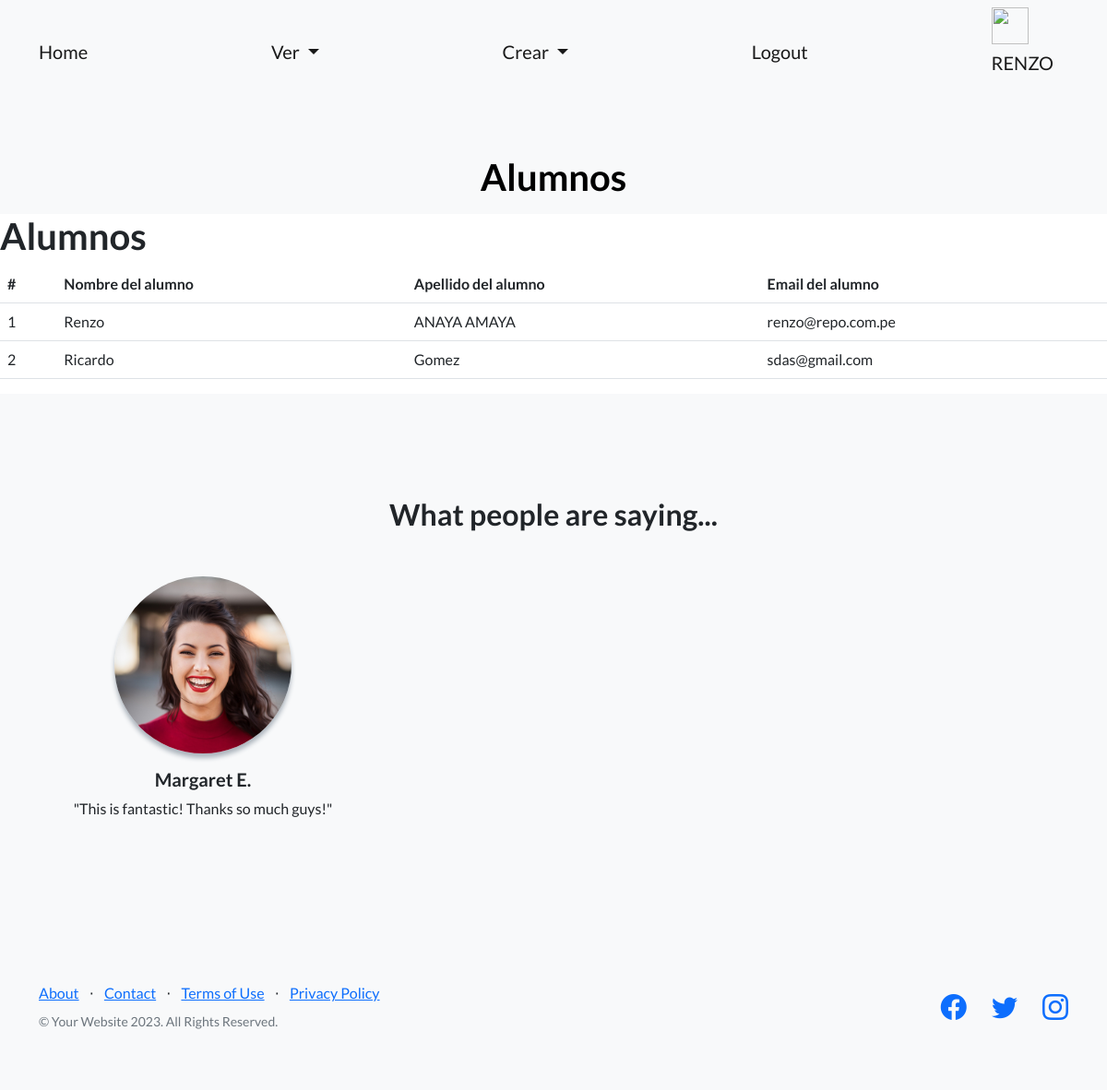
/aplicacion/estudiantes/ (signed in), run on an earlier commit of the app's database.
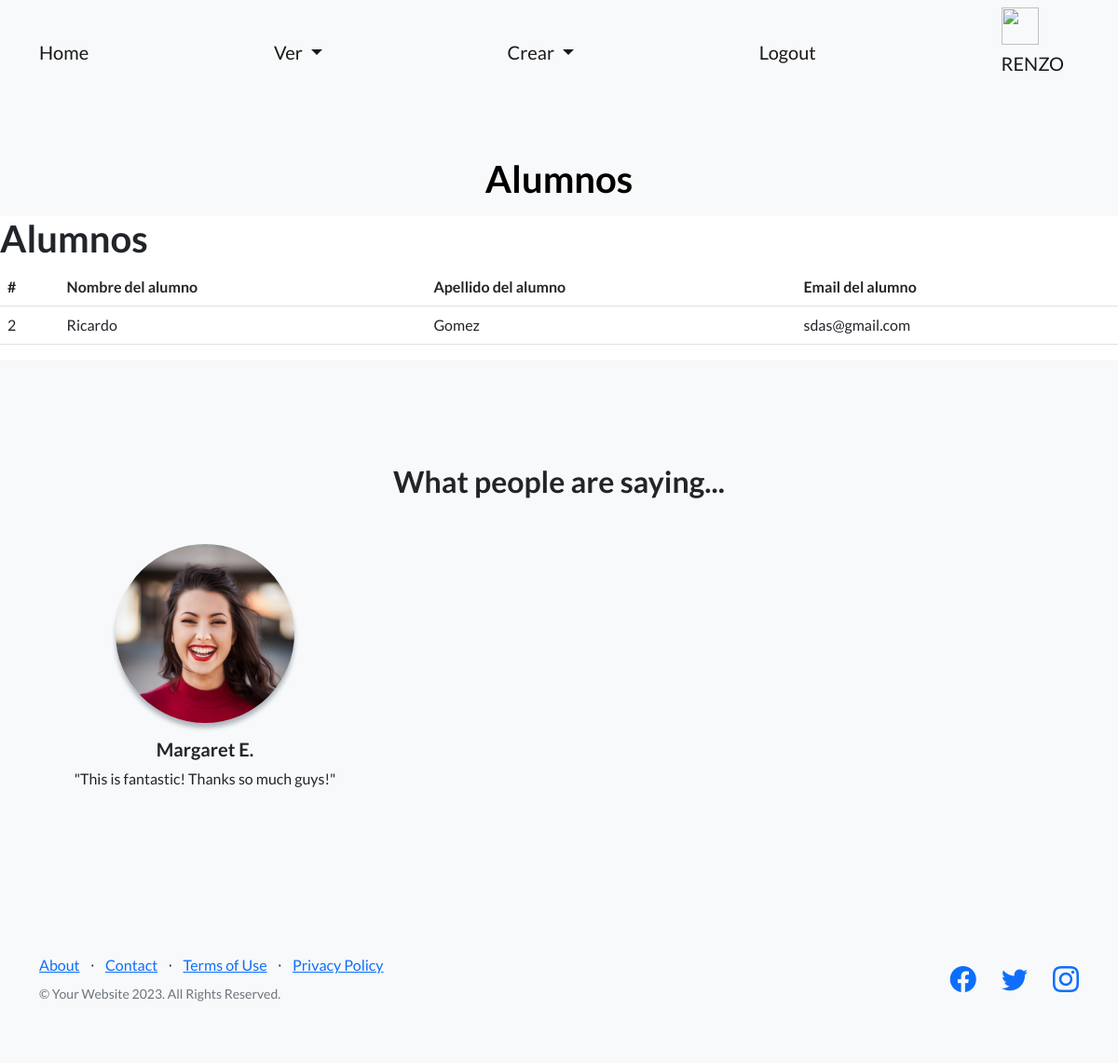
And on a later commit of the database.
### appcoder/models.py (models this page shows, shortened)
class Estudiante(models.Model):
    nombre = models.CharField(max_length=50)
    apellido = models.CharField(max_length=50)
    email = models.EmailField()

### appcoder/views.py (the view)
# urls.py: path('estudiantes/', estudiantes, name="estudiantes"),
@login_required
def estudiantes(request):
    ctx={"estudiantes": Estudiante.objects.all()}
    return render(request,"appcoder/estudiantes.html", ctx)

### appcoder/templates/appcoder/estudiantes.html (shortened to what this page needs)
{% extends 'appcoder/base.html' %}
{% load static %}
{% block cabecera %}
    Alumnos
{% endblock cabecera %}
{% block contenido %}
    <h1>Alumnos</h1>
    <table class="table">
        <thead>
            <tr>
                <th>#</th>
                <th>Nombre del alumno</th>
                <th>Apellido del alumno</th>
                <th>Email del alumno</th>
            </tr>
        </thead>
        <tbody>
        {% for estudiante in estudiantes %}
        <tr>
            <td>{{estudiante.id}}</td>
            <td>{{estudiante.nombre}}</td>
            <td>{{estudiante.apellido}}</td>
            <td>{{estudiante.email}}</td>
        </tr>
        {%endfor%}
        </tbody>
    </table>
{% endblock contenido %}

What changed in the data, as far as the page shows it:
removed Estudiante: id "1", nombre "Renzo", apellido "ANAYA AMAYA", email "renzo@repo.com.pe"
